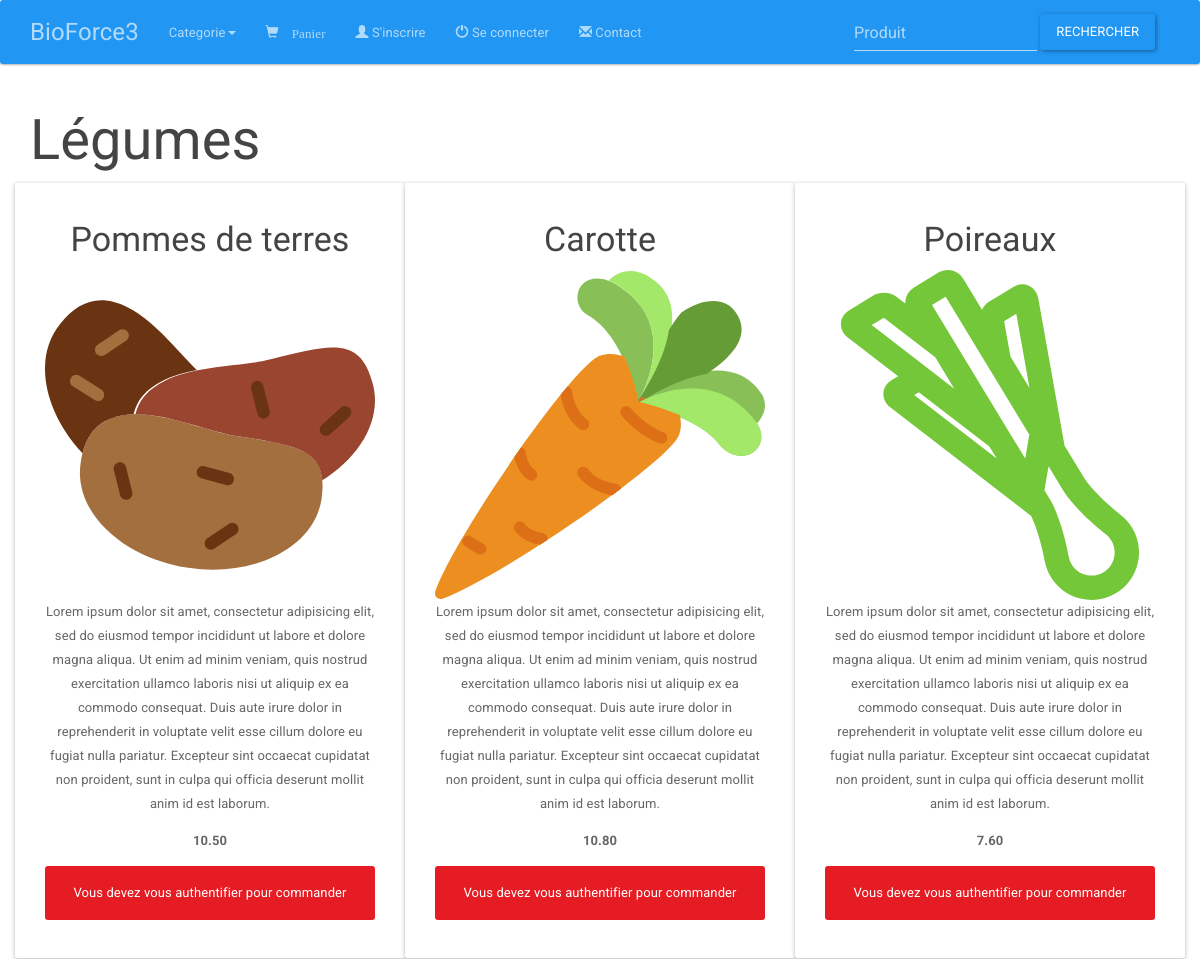
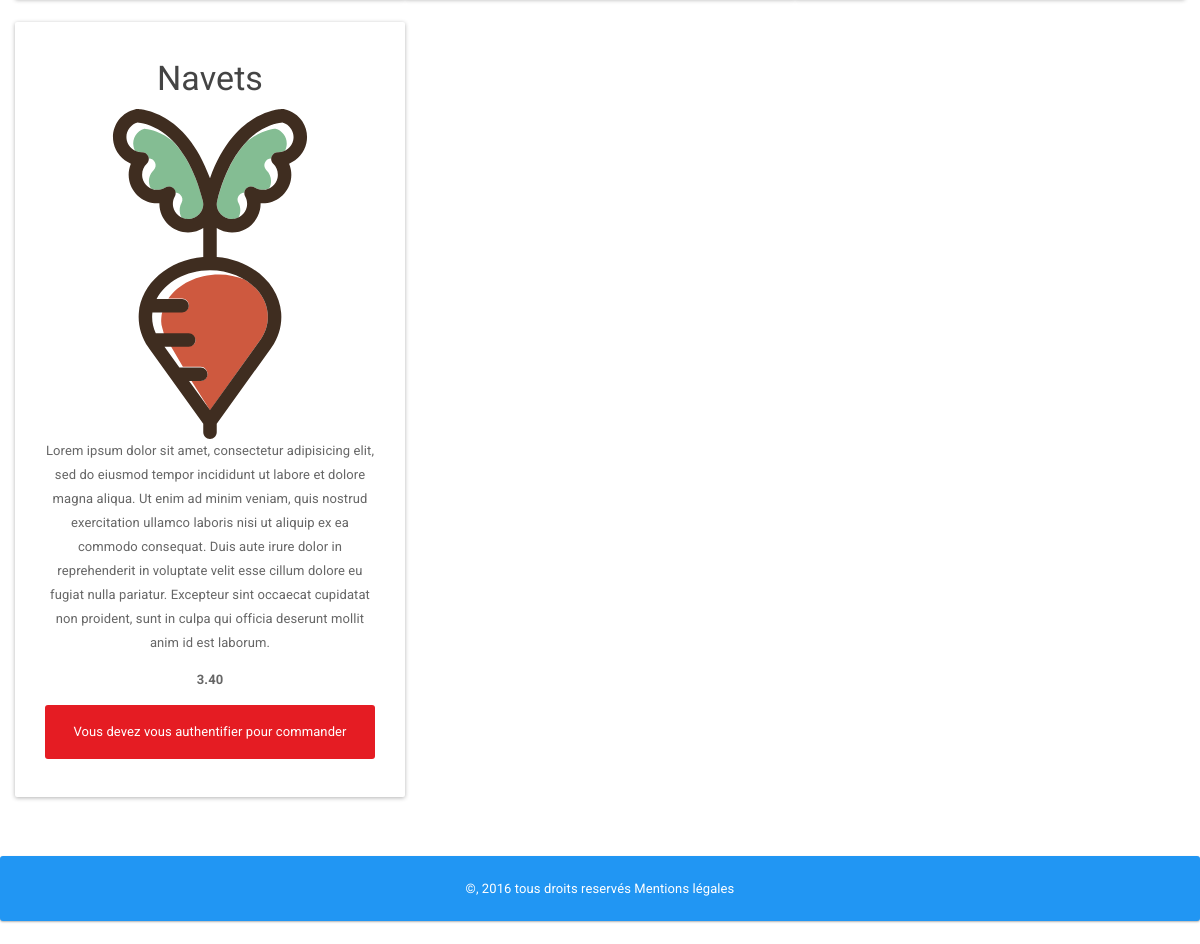
The app's page /produit.php?cat=1 with its own data (2 pictures, top to bottom).
### tables this page shows
CREATE TABLE `categories` (
  `idCategorie` int(11) NOT NULL,
  `libCategorie` varchar(25) NOT NULL
);

CREATE TABLE `produits` (
  `idProduit` int(11) NOT NULL,
  `libProduit` varchar(25) NOT NULL,
  `idCategorie` int(11) NOT NULL,
  `descProduit` text NOT NULL,
  `photoProduit` varchar(100) NOT NULL,
  `prixProduit` decimal(6,2) NOT NULL
);

### produit.php (the view, shortened to what this page needs)
<?php
require 'inc/header.php';
$idCategorie = htmlentities(strip_tags($_GET['cat']));
$req = $pdo->prepare('SELECT libCategorie FROM categories WHERE idCategorie = :idCategorie');
$req->execute(array(':idCategorie' => $idCategorie ));
$libCategorie = $req->fetchColumn();
echo "<h1>".$libCategorie.'</h1>';
$rqProduits = 'SELECT idProduit, libProduit, descProduit, photoProduit, prixProduit FROM produits WHERE idCategorie = ?';
$req = $pdo->prepare($rqProduits);
$req->execute(array($idCategorie));
$listeProduits = $req->fetchAll(PDO::FETCH_ASSOC);
echo '<form method="post" action="ajoutPanier.php"><div class="row">';
foreach ($listeProduits as $index => $produit) {
  echo '<div class="panel panel-default panelprod col-md-4"><div class="panel-body text-center">';
  echo '<h3 class="text-center">'.$produit['libProduit'].'</h3>';
  echo '<img class="img-responsive picprod" src="img/'.$produit['photoProduit'].'">';
  echo "<p>".$produit['descProduit'].'</p>';
  echo '<p class="text-center"><strong>'.$produit['prixProduit'].'</strong></p>';
  if (isset($_SESSION['auth'])) {
    echo '<div class="container-fluid"><input class="form-control" type="number" name="quantite" placeholder="Quantite"></div><div class="container-fluid"><button class="btn btn-primary" type="submit" name="btn_'.$produit['idProduit'].'">Commander</button></div>';
  } else {
    echo '<p class="text-center alert alert-danger"> Vous devez vous authentifier pour commander</p>';
  }
  echo "</div></div>";
if (($index + 1) % 3 == 0 && $index !=0) {
  echo '</div><div class="row">';
}
}
echo "</div></form>";
?>
<?php
require 'inc/footer.php';
?>

### inc/header.php (shortened to what this page needs)
<!DOCTYPE html>
<html lang="en">
<head>
  <link href="css/app.css" rel="stylesheet">
  <link href="css/style.css" rel="stylesheet">
</head>
<body>
  <nav class="navbar navbar-inverse">
    <div class="container">
      <div class="navbar-header">
        <a class="navbar-brand" href="index.php">BioForce3</a>
      </div>
      <div id="navbar" class="collapse navbar-collapse">
        <ul class="nav navbar-nav">
          <?php if (isset($_SESSION['auth'])): ?>
            <li><a href="logout.php">Se deconnecter</a></li>
          <?php else: ?>
            <li class="dropdown"><a class="dropdown-toggle" data-toggle="dropdown" role="button" aria-haspopup="true" aria-expanded="false" href="register.php">Categorie<span class="caret"></span></a>
            </li>
            <li> <a href="panier.php"><span class="glyphicon glyphicon-shopping-cart"> Panier</span></a></li>
            <li><a href="register.php"><span class='glyphicon glyphicon-user'></span> S'inscrire</a></li>
            <li><a href="login.php"><span class="glyphicon glyphicon-off"></span> Se connecter</a></li>
            <li><a href="contact.php"><span class='glyphicon glyphicon-envelope'></span> Contact</a></li>
          <?php endif; ?>
        </ul>
        <form class="navbar-form navbar-right" action="index.html" method="post">
          <div class="form-group">
            <input type="text" class="form-control" placeholder="Produit">
          </div>
          <button type="submit" class="btn btn-primary">Rechercher</button>
        </form>
      </div>
    </div>
  </nav>
  <div class="container">

### inc/footer.php
</div>
<footer class="footer container-fluid navbar navbar-inverse text-center">
  &copy, 2016 tous droits reservés <a href="mention.php">Mentions légales</a>
</footer>
</body>
</html>

### css/style.css (style rules this page uses)
.footer { margin-top: 3%; color: white; line-height: 5em; }
.footer a { color: white; }
.row { display: flex; }

### records on screen
categories: libCategorie "Légumes"
produits: libProduit "Pommes de terres", photoProduit (picture), descProduit "Lorem ipsum dolor sit amet, consectetur adipisicing elit, sed do eiusmod tempor incididunt ut labore et dolore magna aliqua. Ut enim ad minim veniam, quis nostrud exercitation ullamco laboris nisi ut aliquip ex ea commodo consequat. Duis aute irure dolor in reprehenderit in voluptate velit esse cillum dolore eu fugiat nulla pariatur. Excepteur sint occaecat cupidatat non proident, sunt in culpa qui officia deserunt mollit anim id est laborum.", prixProduit "10.50"
produits: libProduit "Carotte", photoProduit (picture), descProduit "Lorem ipsum dolor sit amet, consectetur adipisicing elit, sed do eiusmod tempor incididunt ut labore et dolore magna aliqua. Ut enim ad minim veniam, quis nostrud exercitation ullamco laboris nisi ut aliquip ex ea commodo consequat. Duis aute irure dolor in reprehenderit in voluptate velit esse cillum dolore eu fugiat nulla pariatur. Excepteur sint occaecat cupidatat non proident, sunt in culpa qui officia deserunt mollit anim id est laborum.", prixProduit "10.80"
produits: libProduit "Poireaux", photoProduit (picture), descProduit "Lorem ipsum dolor sit amet, consectetur adipisicing elit, sed do eiusmod tempor incididunt ut labore et dolore magna aliqua. Ut enim ad minim veniam, quis nostrud exercitation ullamco laboris nisi ut aliquip ex ea commodo consequat. Duis aute irure dolor in reprehenderit in voluptate velit esse cillum dolore eu fugiat nulla pariatur. Excepteur sint occaecat cupidatat non proident, sunt in culpa qui officia deserunt mollit anim id est laborum.", prixProduit "7.60"
produits: libProduit "Navets", photoProduit (picture), descProduit "Lorem ipsum dolor sit amet, consectetur adipisicing elit, sed do eiusmod tempor incididunt ut labore et dolore magna aliqua. Ut enim ad minim veniam, quis nostrud exercitation ullamco laboris nisi ut aliquip ex ea commodo consequat. Duis aute irure dolor in reprehenderit in voluptate velit esse cillum dolore eu fugiat nulla pariatur. Excepteur sint occaecat cupidatat non proident, sunt in culpa qui officia deserunt mollit anim id est laborum.", prixProduit "3.40"
